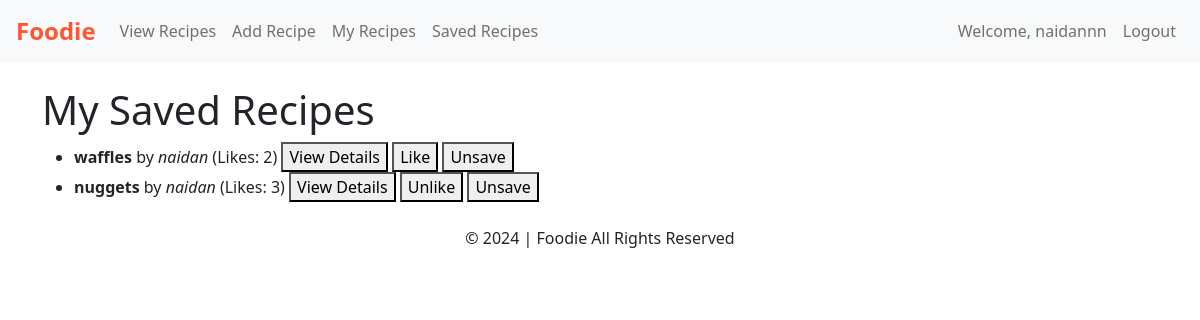
The app's page /saved_recipes (signed in) with its own data.
### app/models.py (models this page shows, shortened)
class User(db.Model,UserMixin):
    __tablename__ = 'users'
    id = db.Column(db.Integer, primary_key=True, autoincrement=True)
    username = db.Column(db.String(50), nullable=False)
    email = db.Column(db.String(100), nullable=False)
    password_hash = db.Column(db.String(255))
    created_at = db.Column(db.DateTime, default=datetime.utcnow)
    recipes = db.relationship('Recipe', back_populates='author', cascade="all, delete-orphan")
    likes = db.relationship('Like', back_populates='user', cascade="all, delete-orphan")
    saved_recipes = db.relationship('SavedRecipe', back_populates='user', cascade="all, delete-orphan")

class Recipe(db.Model):
    __tablename__ = 'recipes'
    id = db.Column(db.Integer, primary_key=True, autoincrement=True)
    user_id = db.Column(db.Integer, db.ForeignKey('users.id'), nullable=False)
    author = db.relationship('User', back_populates='recipes')
    title = db.Column(db.String(100), nullable=False)
    description = db.Column(db.Text, nullable=False)
    ingredients = db.Column(db.Text, nullable=False)
    steps = db.Column(db.Text, nullable=False)
    image_url = db.Column(db.String(255))  # Optional, we can set a default picture if anythign
    created_at = db.Column(db.DateTime, default=datetime.utcnow)
    likes = db.relationship('Like', back_populates='recipe', cascade="all, delete-orphan")
    saved_by = db.relationship('SavedRecipe', back_populates='recipe', cascade="all, delete-orphan")

### app/views.py (the view)
@app.route('/saved_recipes', methods=['GET'])
@login_required
def saved_recipes():
    saved_recipes = Recipe.query.join(SavedRecipe, Recipe.id == SavedRecipe.recipe_id) \
                                .filter(SavedRecipe.user_id == current_user.id).all()
    return render_template('saved_recipes.html', saved_recipes=saved_recipes)

### app/views.py (called while the page is built)
@login_manager.user_loader
def load_user(user_id):
    return User.query.get(int(user_id))  # Assumes user_id is the primary key of User model

### app/templates/saved_recipes.html
{% extends 'base.html' %}
{% block content %}
<h1>My Saved Recipes</h1>
<ul id="savedRecipeList">
{% for recipe in saved_recipes %}
    <li>
        <strong>{{ recipe.title }}</strong> by <em>{{ recipe.author.username }}</em>
        (Likes: <span id="like-count-{{ recipe.id }}">{{ recipe.likes|length }}</span>)
        <button class="view-details-button" data-recipe-id="{{ recipe.id }}">View Details</button>
        {% if current_user.is_authenticated %}
            {% set user_liked = (recipe.likes|selectattr('user_id','equalto',current_user.id)|list) %}
            {% set user_saved = (recipe.saved_by|selectattr('user_id','equalto',current_user.id)|list) %}
            <button class="like-button" data-recipe-id="{{ recipe.id }}">
                {% if user_liked %}
                    Unlike
                {% else %}
                    Like
                {% endif %}
            </button>
            <button class="save-button" data-recipe-id="{{ recipe.id }}">
                {% if user_saved %}
                    Unsave
                {% else %}
                    Save
                {% endif %}
            </button>
        {% endif %}
    </li>
{% endfor %}
</ul>
{% endblock %}

### app/templates/base.html (shortened to what this page needs)
<!DOCTYPE html>
<html lang="en">
<head>
    <link href="https://cdn.jsdelivr.net/npm/bootstrap@5.1.3/dist/css/bootstrap.min.css" rel="stylesheet">
    <link href="{{ url_for('static', filename='css/base.css') }}" rel="stylesheet">
</head>
<body>
    <nav class="navbar navbar-expand-lg navbar-light bg-light px-3">
      <a class="navbar-brand" href="/">Foodie</a>
      <div class="collapse navbar-collapse" id="navbarSupportedContent">
        <ul class="navbar-nav me-auto mb-2 mb-lg-0">
          <li class="nav-item">
            <a class="nav-link" href="/view_recipes">View Recipes</a>
          </li>
          {% if current_user.is_authenticated %}
          <li class="nav-item">
            <a class="nav-link" href="/add_recipe">Add Recipe</a>
          </li>
          <li class="nav-item">
            <a class="nav-link" href="/my_recipes">My Recipes</a>
          </li>
          <li class="nav-item">
            <a class="nav-link" href="/saved_recipes">Saved Recipes</a>
          </li>
          {% endif %}
        </ul>
        <ul class="navbar-nav ms-auto mb-2 mb-lg-0">
          {% if current_user.is_authenticated %}
          <li class="nav-item">
            <a class="nav-link" href="#">Welcome, {{ current_user.username }}</a>
          </li>
          <li class="nav-item">
            <a class="nav-link" href="/logout">Logout</a>
          </li>
          {% endif %}
        </ul>
      </div>
    </nav>
    <main class="container mt-4">
        {% block content %}{% endblock %}
    </main>
    <footer class="text-center mt-4">
        <p>&copy; 2024 | Foodie All Rights Reserved</p>
    </footer>
</body>
</html>

### app/static/css/base.css (style rules this page uses)
.navbar .navbar-brand { color: #ff5733; font-weight: bold; font-size: 1.5rem; }

### records on screen
User: username "naidannn"
Recipe: title "waffles", author.username "naidan", likes|length "2", shows "Like"
Recipe: title "nuggets", author.username "naidan", likes|length "3", shows "Unlike"
